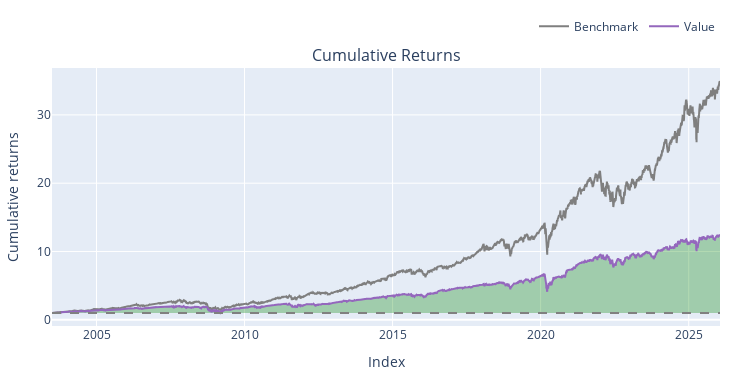
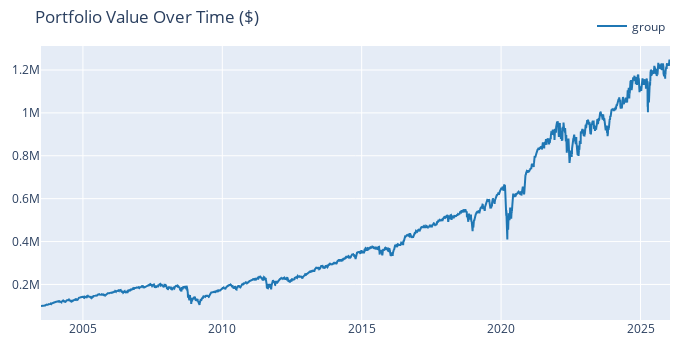
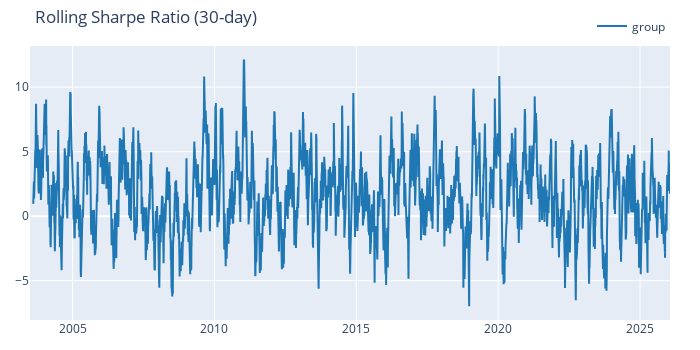

Here is the notebook cell these charts were saved with, in order:
### Markdown cell above
## Information Coefficient Analysis: RSI(14) Interpretation

### Key Insight: Negative IC = Inverse Relationship

The negative IC values indicate an inverse correlation between RSI levels and forward returns:
- Low RSI (< 30) → Predicts positive forward returns.
- High RSI (> 70) → Predicts negative forward return.

This inverse relationship is exactly what mean-reversion strategies exploit: extreme readings 
precede reversions in the opposite direction.

### Horizon-Dependent IC Strengthening

IC magnitude increases from 1-day to 21-day horizons:

The growing negative IC across longer horizons confirms that holding positions for 21 days 
captures the full mean-reversion cycle. The relationship between oversold conditions (RSI < 30) 
and subsequent positive returns strengthens as the reversion cycle completes.

**Interpretation:** 
- Oversold (RSI < 30) → Predicts positive returns over next 21 days.
- IC strengthens from -0.0089 (1d) to -0.0210 (21d) = stronger inverse relationship at 21-day horizon.
- Result: Monthly (21-day) rebalance is optimal horizon for capturing mean-reversion payoff.

### Statistical Validation

All IC values are highly statistically significant (|T-stat| > 3.90, p < 0.001 across all horizons).
The strengthening of IC magnitude with horizon is not noise, it reflects a robust consistent relationship 
where longer holding periods expose the full mean-reversion signal strength.

### Code cell
# Backtesting with VectorBT

from vectorbt.portfolio.enums import SizeType
import matplotlib.pyplot as plt
import seaborn as sns
import warnings
warnings.filterwarnings('ignore')


# Generating signals
rsi = rsi_df(14, data_final)
entries = rsi < 30  # Buy when oversold
exits = rsi > 70    # Sell when overbought

# Run backtest
portfolio = vbt.Portfolio.from_signals(
    close=data_final,
    entries=entries,
    exits=exits,
    init_cash=100000,
    fees=0.001,
    freq='D',
    cash_sharing=True,
    size=0.05,
    size_type=SizeType.Percent,
    group_by=True
)

# Metrics
stats = portfolio.stats()
daily_ret = portfolio.daily_returns()

# Calculate annual return
days = (portfolio.value().index[-1] - portfolio.value().index[0]).days
years = days / 365.25
annual_ret = (((stats['End Value'] / stats['Start Value']) ** (1/years)) - 1) * 100

# Monthly returns
monthly_ret = ((1 + daily_ret).resample('M').prod() - 1) * 100

# Yearly returns
yearly_ret = ((1 + daily_ret).resample('Y').prod() - 1) * 100

print("="*70)
print("RSI(14) MEAN-REVERSION BACKTEST")
print("="*70)

print("\n📊 PERFORMANCE")
print("-"*70)
print(f"Period:          {portfolio.value().index[0].date()} → {portfolio.value().index[-1].date()} ({years:.1f} years)")
print(f"Initial Capital: ${stats['Start Value']:,.0f}")
print(f"Final Value:     ${stats['End Value']:,.0f}")
print(f"Total Return:    {stats['Total Return [%]']:.2f}%")
print(f"Annual Return:   {annual_ret:.2f}%")

print("\n⚡ RISK")
print("-"*70)
print(f"Sharpe Ratio:    {stats['Sharpe Ratio']:.3f}")
print(f"Max Drawdown:    {stats['Max Drawdown [%]']:.2f}%")
print(f"Volatility:      {daily_ret.std() * np.sqrt(252):.2%}")

print("\n💼 TRADING")
print("-"*70)
print(f"Total Trades:    {stats['Total Trades']}")
print(f"Win Rate:        {stats['Win Rate [%]']:.2f}%")
print(f"Profit Factor:   {stats['Profit Factor']:.2f}")

print("\n📅 YEARLY RETURNS")
print("-"*70)
for year, ret in yearly_ret.items():
    bar = "█" * int(abs(ret) / 5) if abs(ret) < 100 else "█" * 20
    print(f"{year.year}: {ret:>7.2f}% {bar}")

print("="*70)

# Plots

# Main plot 
portfolio.plot().show()

# Portfolio value
portfolio.value().vbt.plot(title="Portfolio Value Over Time ($)").show()

# Monthly Heatmap
monthly_df = pd.DataFrame({
    'Year': monthly_ret.index.year,
    'Month': monthly_ret.index.month,
    'Return': monthly_ret.values
})
pivot_monthly = monthly_df.pivot(index='Year', columns='Month', values='Return')

fig, ax = plt.subplots(figsize=(14, 8))
sns.heatmap(pivot_monthly, annot=True, fmt='.1f', cmap='RdYlGn', center=0, 
            cbar_kws={'label': 'Return (%)'}, ax=ax, vmin=-20, vmax=20)
ax.set_title("Monthly Returns Heatmap (%)", fontsize=14, fontweight='bold')
ax.set_xlabel("Month")
ax.set_ylabel("Year")
plt.tight_layout()
plt.show()

# Rolling Sharpe Ratio
rolling_sharpe = daily_ret.rolling(30).apply(
    lambda x: x.mean() / x.std() * np.sqrt(252) if x.std() > 0 else 0
)
rolling_sharpe.vbt.plot(title="Rolling Sharpe Ratio (30-day)").show()

# Daily Returns Distribution
fig, ax = plt.subplots(figsize=(10, 6))
daily_ret.hist(bins=100, ax=ax, edgecolor='black', alpha=0.7, color='steelblue')
ax.axvline(x=0, color='red', linestyle='--', linewidth=2, label='Zero')
ax.axvline(x=daily_ret.mean(), color='green', linestyle='--', linewidth=2, 
           label=f'Mean: {daily_ret.mean():.4f}')
ax.set_title("Daily Returns Distribution", fontsize=14, fontweight='bold')
ax.set_xlabel("Daily Return")
ax.set_ylabel("Frequency")
ax.legend()
ax.grid(alpha=0.3)
plt.tight_layout()
plt.show()

# Underwater Plot
fig, ax = plt.subplots(figsize=(14, 5))
dd = portfolio.drawdown() * 100
dd.plot(ax=ax, color='red', alpha=0.7, linewidth=1.5)
ax.fill_between(dd.index, dd.values, 0, alpha=0.3, color='red')
ax.axhline(y=0, color='black', linestyle='-', linewidth=0.8)
ax.set_title("Underwater Plot", fontsize=14, fontweight='bold')
ax.set_ylabel("Drawdown (%)")
ax.set_xlabel("Date")
ax.grid(alpha=0.3)
plt.tight_layout()
plt.show()

### Figure 1 — Plotly figure (JSON) as saved in the notebook; plotly's stock layout.template omitted (floating-point values rounded to 4 significant figures; data arrays with more than 128 entries replaced by an {"elided": "..."} marker saying what was removed)
{"data": [{"legendgroup": "0", "line": {"color": "#7f7f7f"}, "name": "Benchmark", "showlegend": true, "type": "scatter", "uid": "5787886f-fd9d-4261-a411-16ef1dc39bc7", "x": {"elided": "5676 str values"}, "xaxis": "x", "y": {"elided": "5676 float values"}, "yaxis": "y"}, {"hoverinfo": "skip", "legendgroup": "1", "line": {"color": "rgba(0, 0, 0, 0)", "width": 0}, "opacity": 0, "showlegend": false, "type": "scatter", "uid": "28742202-4de8-47ad-bb8c-d44c74d2325f", "x": {"elided": "5676 str values"}, "xaxis": "x", "y": {"elided": "5676 int values"}, "yaxis": "y"}, {"connectgaps": false, "fill": "tonexty", "fillcolor": "rgba(0, 128, 0, 0.3)", "hoverinfo": "skip", "legendgroup": "1", "line": {"color": "rgba(0, 0, 0, 0)", "width": 0}, "opacity": 0, "showlegend": false, "type": "scatter", "uid": "31ac35f3-961e-4a10-ae5a-4f5bd311e5b5", "x": {"elided": "5676 str values"}, "xaxis": "x", "y": {"elided": "5676 float values"}, "yaxis": "y"}, {"hoverinfo": "skip", "legendgroup": "1", "line": {"color": "rgba(0, 0, 0, 0)", "width": 0}, "opacity": 0, "showlegend": false, "type": "scatter", "uid": "9dc047dc-e88a-4b9f-b891-7f8550d5a61b", "x": {"elided": "5676 str values"}, "xaxis": "x", "y": {"elided": "5676 int values"}, "yaxis": "y"}, {"connectgaps": false, "fill": "tonexty", "fillcolor": "rgba(255, 0, 0, 0.3)", "hoverinfo": "skip", "legendgroup": "1", "line": {"color": "rgba(0, 0, 0, 0)", "width": 0}, "opacity": 0, "showlegend": false, "type": "scatter", "uid": "927bcfa8-6b3f-443c-82e0-2c910784c4ea", "x": {"elided": "5676 str values"}, "xaxis": "x", "y": {"elided": "5676 float values"}, "yaxis": "y"}, {"legendgroup": "2", "line": {"color": "#9467bd"}, "name": "Value", "showlegend": true, "type": "scatter", "uid": "73699257-9bf7-43a9-8e34-eeea222e140d", "x": {"elided": "5676 str values"}, "xaxis": "x", "y": {"elided": "5676 float values"}, "yaxis": "y"}, {"hoverinfo": "skip", "legendgroup": "1", "line": {"color": "rgba(0, 0, 0, 0)", "width": 0}, "opacity": 0, "showlegend": false, "type": "scatter", "uid": "acd9a2e3-bbea-47ab-bdfa-b30c75930d46", "x": {"elided": "5676 str values"}, "xaxis": "x", "y": {"elided": "5676 int values"}, "yaxis": "y"}], "layout": {"annotations": [{"font": {"size": 16}, "showarrow": false, "text": "Cumulative Returns", "x": 0.5, "xanchor": "center", "xref": "paper", "y": 1, "yanchor": "bottom", "yref": "paper"}], "height": 380, "legend": {"orientation": "h", "traceorder": "normal", "x": 1, "xanchor": "right", "y": 1.105, "yanchor": "bottom"}, "margin": {"b": 30, "l": 30, "r": 30, "t": 30}, "shapes": [{"line": {"color": "gray", "dash": "dash"}, "type": "line", "x0": 0, "x1": 1, "xref": "paper", "y0": 1, "y1": 1, "yref": "y"}], "showlegend": true, "width": 750, "xaxis": {"anchor": "y", "domain": [0, 1], "title": {"text": "Index"}}, "yaxis": {"anchor": "x", "domain": [0, 1], "title": {"text": "Cumulative returns"}}}}

### Figure 2 — Plotly figure (JSON) as saved in the notebook; plotly's stock layout.template omitted (floating-point values rounded to 4 significant figures; data arrays with more than 128 entries replaced by an {"elided": "..."} marker saying what was removed)
{"data": [{"name": "group", "showlegend": true, "type": "scatter", "uid": "6be1a56c-533e-454e-8629-cce1e82efc71", "x": {"elided": "5676 str values"}, "y": {"elided": "5676 float values"}}], "layout": {"height": 350, "legend": {"orientation": "h", "traceorder": "normal", "x": 1, "xanchor": "right", "y": 1.02, "yanchor": "bottom"}, "margin": {"b": 30, "l": 30, "r": 30, "t": 30}, "title": {"text": "Portfolio Value Over Time ($)"}, "width": 700}}

### Figure 3 — Plotly figure (JSON) as saved in the notebook; plotly's stock layout.template omitted (floating-point values rounded to 4 significant figures; data arrays with more than 128 entries replaced by an {"elided": "..."} marker saying what was removed)
{"data": [{"name": "group", "showlegend": true, "type": "scatter", "uid": "17c06fd1-6e5a-4543-b225-7bf2da8f04e8", "x": {"elided": "5676 str values"}, "y": {"elided": "5676 float values"}}], "layout": {"height": 350, "legend": {"orientation": "h", "traceorder": "normal", "x": 1, "xanchor": "right", "y": 1.02, "yanchor": "bottom"}, "margin": {"b": 30, "l": 30, "r": 30, "t": 30}, "title": {"text": "Rolling Sharpe Ratio (30-day)"}, "width": 700}}
